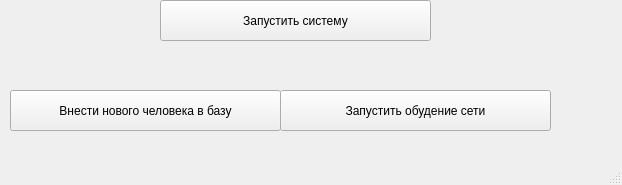
<?xml version="1.0" encoding="UTF-8"?>
<ui version="4.0">
 <class>Controls</class>
 <widget class="QMainWindow" name="Controls">
  <property name="geometry">
   <rect>
    <x>0</x>
    <y>0</y>
    <width>622</width>
    <height>185</height>
   </rect>
  </property>
  <property name="windowTitle">
   <string>MainWindow</string>
  </property>
  <widget class="QWidget" name="centralwidget">
   <widget class="QPushButton" name="Start_Butt">
    <property name="geometry">
     <rect>
      <x>160</x>
      <y>0</y>
      <width>271</width>
      <height>41</height>
     </rect>
    </property>
    <property name="text">
     <string>Запустить систему</string>
    </property>
   </widget>
   <widget class="QPushButton" name="NewMem_Butt">
    <property name="geometry">
     <rect>
      <x>10</x>
      <y>90</y>
      <width>271</width>
      <height>41</height>
     </rect>
    </property>
    <property name="text">
     <string>Внести нового человека в базу</string>
    </property>
   </widget>
   <widget class="QPushButton" name="Learn_Butt">
    <property name="geometry">
     <rect>
      <x>280</x>
      <y>90</y>
      <width>271</width>
      <height>41</height>
     </rect>
    </property>
    <property name="text">
     <string>Запустить обудение сети</string>
    </property>
   </widget>
  </widget>
  <widget class="QMenuBar" name="menubar">
   <property name="geometry">
    <rect>
     <x>0</x>
     <y>0</y>
     <width>622</width>
     <height>20</height>
    </rect>
   </property>
  </widget>
  <widget class="QStatusBar" name="statusbar"/>
 </widget>
 <resources/>
 <connections/>
</ui>
